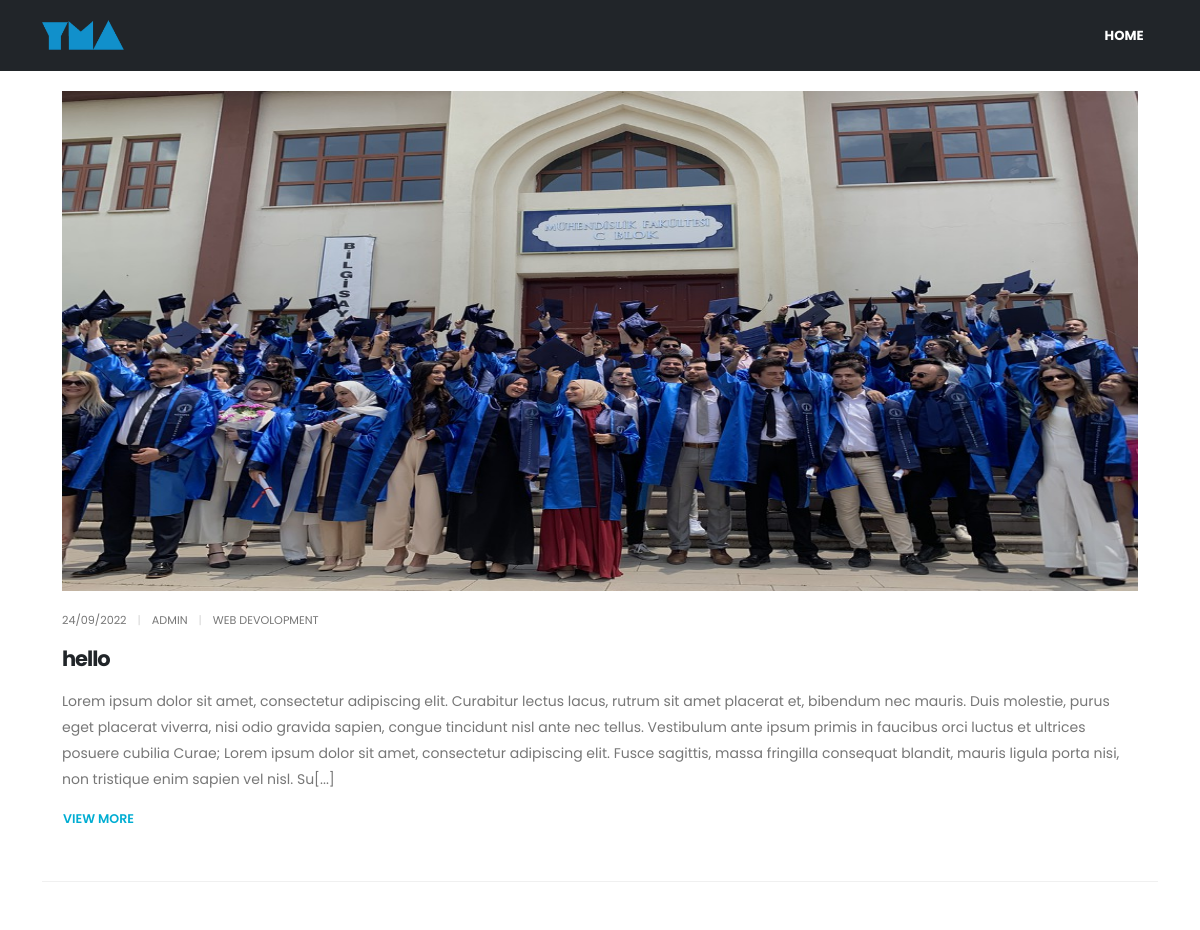
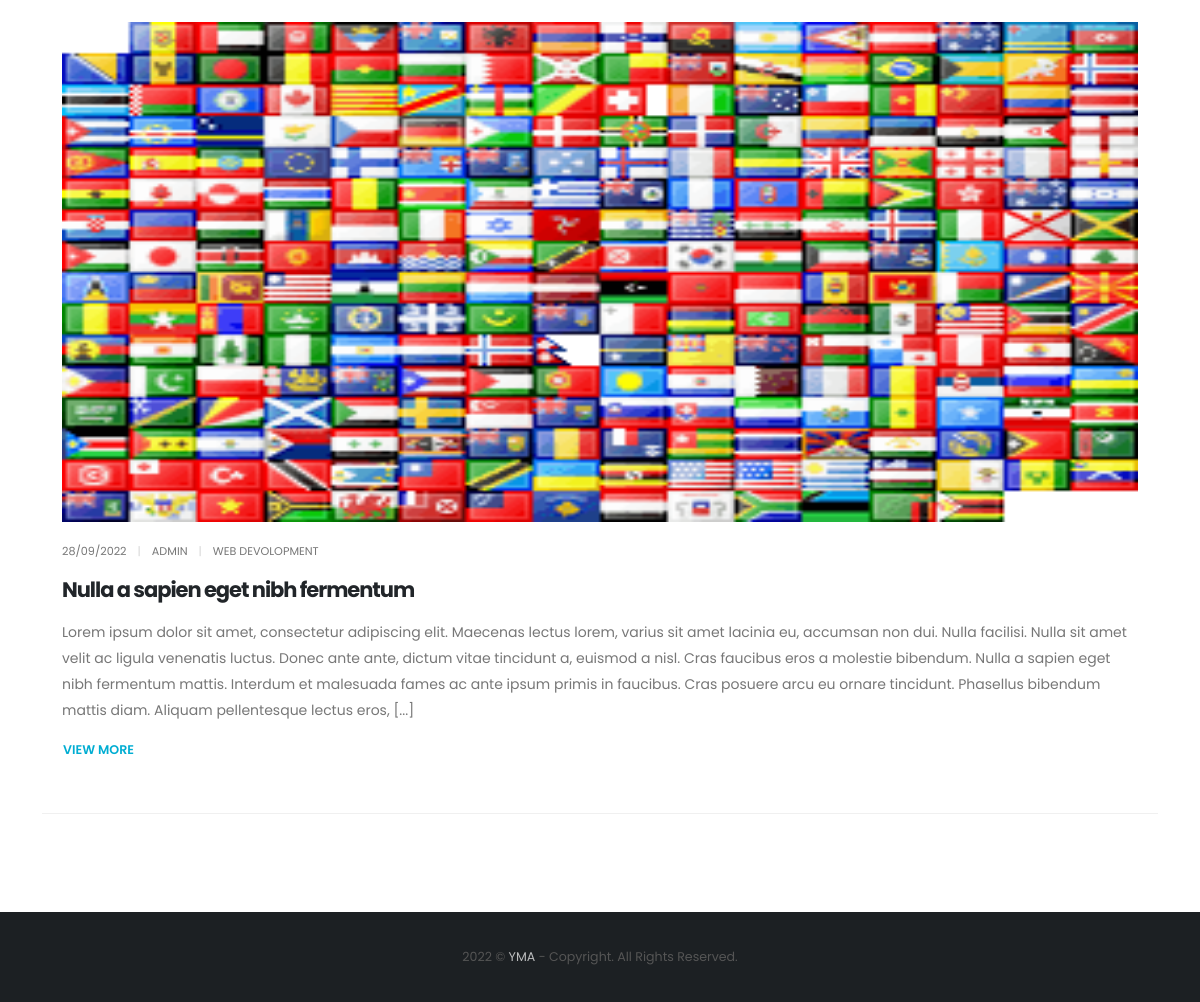
The page /categoryBlog.php?categoryId=6 on the database its author committed (2 pictures, top to bottom).
### tables this page shows
CREATE TABLE "blogContents" (
	"id"	INTEGER NOT NULL,
	"imagePath"	TEXT NOT NULL,
	"title"	TEXT NOT NULL,
	"description"	TEXT NOT NULL,
	"date"	TEXT NOT NULL,
	"author"	TEXT,
	"categoryId"	INTEGER,
	PRIMARY KEY("id" AUTOINCREMENT)
);

CREATE TABLE "blogCategories" (
	"id"	INTEGER NOT NULL,
	"categoryName"	TEXT NOT NULL UNIQUE,
	"filterId"	TEXT,
	PRIMARY KEY("id" AUTOINCREMENT)
);

### categoryBlog.php (the view, shortened to what this page needs)
<?php
 require("database.php");
?>
<!DOCTYPE html>
<html>
	<head>
	</head>
	<?php
		$categoryId= urlencode($_GET["categoryId"]);
		$q = $db -> prepare("SELECT * FROM blogContents WHERE categoryId = ?");
		$q->execute([$categoryId]);
		$results = $q->fetchAll();
	?>
	<body data-plugin-page-transition>
		<div class="body">
		<header id="header">
			<div class="header-body border-top-0 bg-dark box-shadow-none">
				<div class="header-container container">
					<div class="header-row">
						<div class="header-column">
							<div class="header-row">
								<div class="header-logo">
									<a href="index.php">
										<img alt="YMA" width="82" height="30" src="admin/image/logo.png">
									</a>
								</div>
							</div>
						</div>
						<div class="header-column justify-content-end">
							<div class="header-row">
								<div class="header-nav header-nav-links header-nav-dropdowns-dark header-nav-light-text order-2 order-lg-1">
									<div class="header-nav-main header-nav-main-font-lg header-nav-main-font-lg-upper-2 header-nav-main-mobile-dark header-nav-main-square header-nav-main-dropdown-no-borders header-nav-main-effect-2 header-nav-main-sub-effect-1">
										<nav class="collapse">
											<ul class="nav nav-pills" id="mainNav">
												<li>
													<a data-hash class="nav-link" href="index.php">
														Home
													</a>
												</li>
											</ul>
										</nav>
									</div>
								</div>
							</div>
						</div>
					</div>
				</div>
			</div>
		</header>
			<div role="main" class="main">
				<div class="container ">
					<div class="row">
						<div class="col">
							<div class="blog-posts overflow-hidden">
								<div class="row">
								<?php
									if (isset($results[0])) {
										foreach($results as $key){
											$select = $db -> prepare("SELECT * FROM blogCategories WHERE id = ?");
											$select->execute([$key['categoryId']]);
											$category = $select->fetch();
											$a =explode(">","$key[3]");
											$safeText = htmlspecialchars($a[1], ENT_QUOTES, 'UTF-8');
											$desc = substr($safeText, 0 , 500);
											echo "
											<div class='col-md-12'>
											<article>
												<div class='card border-0 border-radius-0 p-1' >
													<div class='card-body p-3 z-index-1'>
														<a href='blog-post.php' class='d-block opacity-hover-8'>
															<img class='card-img-top border-radius-0 mb-2' width='1200' height='500' src='admin/".$key['imagePath']."' alt='Card Image'>
														</a>
														<p class='text-uppercase text-color-default text-1 my-2 pb-1'>
															<time pubdate datetime='2022-01-10'>".$key['date']."</time>
															<span class='opacity-3 d-inline-block px-2'>|</span>
															".$key['author']."
															<span class='opacity-3 d-inline-block px-2'>|</span>
															".$category['categoryName']."
														</p>
														<div class='card-body p-0'>
															<h4 class='card-title text-5 font-weight-bold pb-2 mb-2'><a class='text-color-dark text-color-hover-primary text-decoration-none' href='blog-post.php?id=".$key['id']."'>".$key['title']."</a></h4>
															<p class='card-text mb-2'>".$desc."[...]</p>
															<a href='blog-post.php?id=".$key['id']."' class='btn btn-link font-weight-semibold text-decoration-none text-2 ps-0 pb-1 mb-2'>VIEW MORE</a>
														</div>
													</div>
												</div>
											</article>
										</div>";
										}
									}
								?>
								</div>
							</div>
						</div>
					</div>
				</div>
			</div>
			<footer id="footer" class="bg-color-light border-0 pt-5 mt-0">
				<div class="footer-copyright curved-border curved-border-top d-flex align-items-center">
					<div class="container py-2">
						<div class="row py-4">
							<div class="col text-center">
								<p class="text-3">2022 © <strong class="font-weight-normal text-color-light opacity-7">YMA</strong> - Copyright. All Rights Reserved.</p>
							</div>
						</div>
					</div>
				</div>
			</footer>
		</div>
	</body>
</html>

### css/theme-blog.css (style rules this page uses)
.blog-posts:not(.blog-posts-no-margins) article { border-bottom: 1px solid rgba(0, 0, 0, 0.06); margin-bottom: 50px; padding-bottom: 20px; }

### rows shown on the page
blogcontents: imagePath (picture), date "24/09/2022", author "ADMIN", blogcategories.categoryName "WEB DEVOLOPMENT", title "hello", description "Lorem ipsum dolor sit amet, consectetur adipiscing elit. Curabitur lectus lacus, rutrum sit amet placerat et, bibendum nec mauris. Duis molestie, purus eget placerat viverra, nisi odio gravida sapien, congue tincidunt nisl ante nec tellus. Vestibulum ante ipsum primis in faucibus orci luctus et ultrices posuere cubilia Curae; Lorem ipsum dolor sit amet, consectetur adipiscing elit. Fusce sagittis, massa fringilla consequat blandit, mauris ligula porta nisi, non tristique enim sapien vel nisl. Su"
blogcontents: imagePath (picture), date "28/09/2022", author "ADMIN", blogcategories.categoryName "WEB DEVOLOPMENT", title "Nulla a sapien eget nibh fermentum", description "Lorem ipsum dolor sit amet, consectetur adipiscing elit. Maecenas lectus lorem, varius sit amet lacinia eu, accumsan non dui. Nulla facilisi. Nulla sit amet velit ac ligula venenatis luctus. Donec ante ante, dictum vitae tincidunt a, euismod a nisl. Cras faucibus eros a molestie bibendum. Nulla a sapien eget nibh fermentum mattis. Interdum et malesuada fames ac ante ipsum primis in faucibus. Cras posuere arcu eu ornare tincidunt. Phasellus bibendum mattis diam. Aliquam pellentesque lectus eros,"
